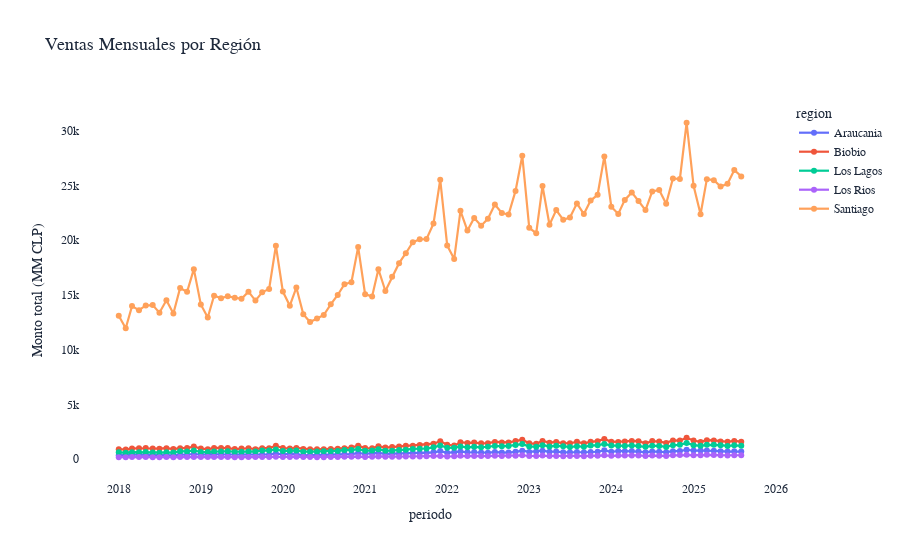

The notebook cell saved with this chart:
### Code cell
# Serie temporal de montos totales por región.
fig = px.line(
    df,
    x='periodo',
    y='monto_total',
    color='region',
    markers=True,
    title='Ventas Mensuales por Región'
)
fig.update_layout(
    font=dict(family='Georgia, serif', color='#1e293b'),
    title=dict(font=dict(size=18, family='Georgia, serif', color='#1e293b')),
    xaxis=dict(
        title=dict(font=dict(family='Georgia, serif')),
        tickfont=dict(family='Georgia, serif')
    ),
    yaxis=dict(
        title=dict(text='Monto total (MM CLP)', font=dict(family='Georgia, serif')),
        tickfont=dict(family='Georgia, serif')
    ),
    legend=dict(font=dict(family='Georgia, serif')),
    plot_bgcolor='#ffffff',
    paper_bgcolor='#ffffff'
)
fig.update_traces(line=dict(width=2.2))
fig
